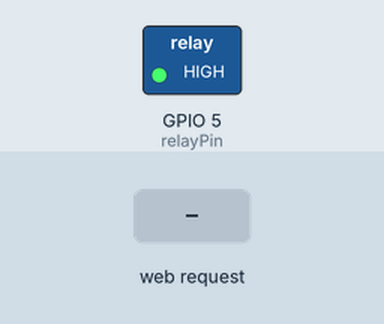
Bench run of a sketch on a simulated ESP8266 (NodeMCU). On the bench: switched loads named in the sketch (green lamp = pin HIGH). The inputs (shaded band) are chosen by the test bench. WiFi joins after 1.5 s; servers stay silent unless stated; what the sketch prints to the serial monitor is not drawn.

Above: at 3.2 s.
3.3 s: HTTP request GET /on received
At 3.7 s:
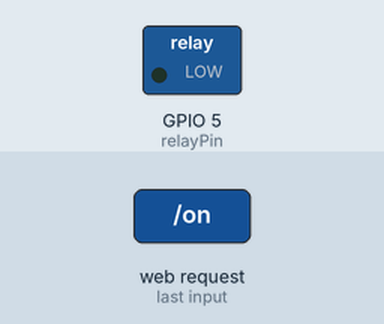
4.8 s: HTTP request GET /off received
At 6.0 s:
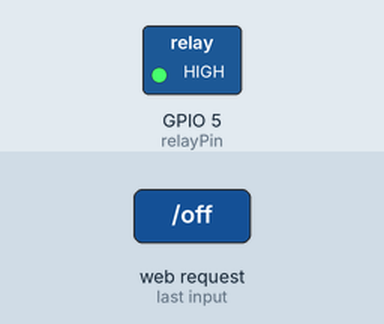
Timing chart, 0 to 7.8 s (numbered marks = the images above; inputs shaded):
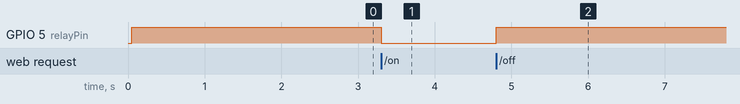

Measured:
- after the input at 3.3 s, GPIO 5 (relayPin): HIGH → LOW at once
- after the input at 4.8 s, GPIO 5 (relayPin): LOW → HIGH at once

The sketch:

Horta_V2_Esp.ino
```cpp
#include <ESP8266WiFi.h>
#include <ESP8266WebServer.h>
#include <DHT.h>

const char* ssid = "Moraes";
const char* password = "98569000";

ESP8266WebServer server(80);

#define DHTPIN 4
#define Sensorsolo A0
#define DHTTYPE DHT22

const int relayPin = 5; // Defina o pino onde o relé está conectado

DHT dht(DHTPIN, DHTTYPE);

void setup() {
  Serial.begin(115200);
  delay(50);
  dht.begin();

  pinMode(relayPin, OUTPUT);
  digitalWrite(relayPin, HIGH); // Garante que o relé inicie desligado

  Serial.println("Conectando a Rede: ");
  Serial.println(ssid);

  WiFi.begin(ssid, password);

  while (WiFi.status() != WL_CONNECTED) {
    delay(1000);
    Serial.print(".");
  }
  Serial.println("");
  Serial.println("WiFi Conectado");
  Serial.print("IP: ");
  Serial.println(WiFi.localIP());

  server.on("/", handle_OnConnect);
  server.on("/on", handle_TurnOn); // Novo handler para ligar o relé
  server.on("/off", handle_TurnOff); // Novo handler para desligar o relé
  server.onNotFound(handle_NotFound);

  server.begin();
  Serial.println("Servidor HTTP inicializado");
}

void loop() {
  server.handleClient();
}

void handle_OnConnect() {
  float temperatura = dht.readTemperature();
  float umidade = dht.readHumidity();
  int umidadeSolo = analogRead(Sensorsolo);

  int umidadeSoloPercentual = map(umidadeSolo, 0, 1023, 100, 0);

  String response = "{\"temperatura\": " + String(temperatura) + ", \"umidade\": " + String(umidade) + ", \"umidade_solo\": " + String(umidadeSoloPercentual) + "}";

  // Configuração de cabeçalhos CORS
  server.sendHeader("Access-Control-Allow-Origin", "*");
  server.sendHeader("Access-Control-Max-Age", "10000");
  server.sendHeader("Access-Control-Allow-Methods", "POST,GET,OPTIONS");
  server.sendHeader("Access-Control-Allow-Headers", "*");

  server.send(200, "application/json", response);
}

void handle_TurnOn() {
  digitalWrite(relayPin, LOW); // Liga o relé

  server.send(200, "text/plain", "Relé ligado");
}

void handle_TurnOff() {
  digitalWrite(relayPin, HIGH); // Desliga o relé

  server.send(200, "text/plain", "Relé desligado");
}

void handle_NotFound() {
  server.send(404, "text/plain", "Não encontrado");
}
```
